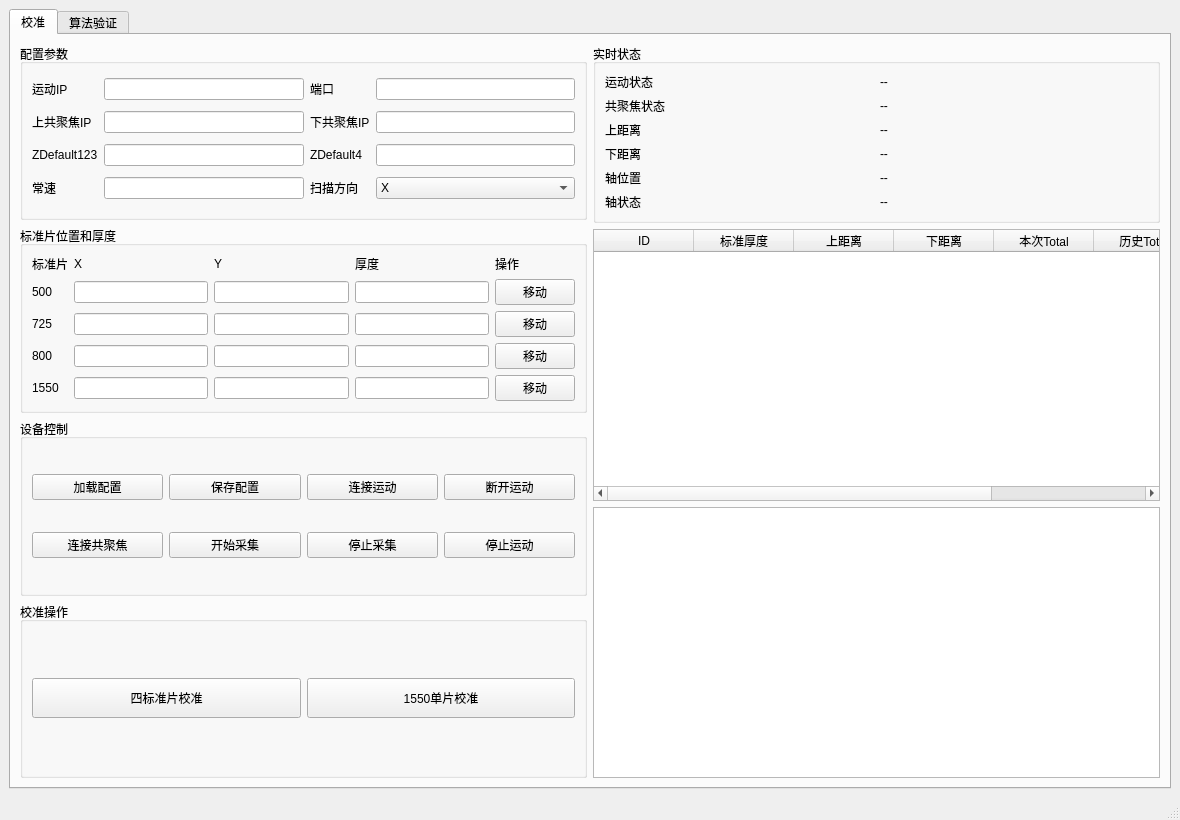
<?xml version="1.0" encoding="UTF-8"?>
<ui version="4.0">
 <class>MainWindow</class>
 <widget class="QMainWindow" name="MainWindow">
  <property name="geometry">
   <rect>
    <x>0</x>
    <y>0</y>
    <width>1180</width>
    <height>820</height>
   </rect>
  </property>
  <property name="windowTitle">
   <string>&#20849;&#32858;&#28966;&#26657;&#20934;&#27979;&#35797;</string>
  </property>
  <widget class="QWidget" name="centralwidget">
   <layout class="QVBoxLayout" name="verticalLayout_main">
    <item>
     <widget class="QTabWidget" name="tabWidget">
      <property name="currentIndex">
       <number>0</number>
      </property>
      <widget class="QWidget" name="tab_calibration">
       <attribute name="title">
        <string>&#26657;&#20934;</string>
       </attribute>
       <layout class="QHBoxLayout" name="horizontalLayout_calibration">
        <item>
         <layout class="QVBoxLayout" name="verticalLayout_left">
          <item>
           <widget class="QGroupBox" name="groupBox_config">
            <property name="title">
             <string>&#37197;&#32622;&#21442;&#25968;</string>
            </property>
            <layout class="QGridLayout" name="gridLayout_config">
             <item row="0" column="0">
              <widget class="QLabel" name="label_axis_ip">
               <property name="text">
                <string>&#36816;&#21160;IP</string>
               </property>
              </widget>
             </item>
             <item row="0" column="1">
              <widget class="QLineEdit" name="lineEdit_axis_ip"/>
             </item>
             <item row="0" column="2">
              <widget class="QLabel" name="label_axis_port">
               <property name="text">
                <string>&#31471;&#21475;</string>
               </property>
              </widget>
             </item>
             <item row="0" column="3">
              <widget class="QLineEdit" name="lineEdit_axis_port"/>
             </item>
             <item row="1" column="0">
              <widget class="QLabel" name="label_cf_top">
               <property name="text">
                <string>&#19978;&#20849;&#32858;&#28966;IP</string>
               </property>
              </widget>
             </item>
             <item row="1" column="1">
              <widget class="QLineEdit" name="lineEdit_cf_top"/>
             </item>
             <item row="1" column="2">
              <widget class="QLabel" name="label_cf_bottom">
               <property name="text">
                <string>&#19979;&#20849;&#32858;&#28966;IP</string>
               </property>
              </widget>
             </item>
             <item row="1" column="3">
              <widget class="QLineEdit" name="lineEdit_cf_bottom"/>
             </item>
             <item row="2" column="0">
              <widget class="QLabel" name="label_z_123">
               <property name="text">
                <string>ZDefault123</string>
               </property>
              </widget>
             </item>
             <item row="2" column="1">
              <widget class="QLineEdit" name="lineEdit_z_123"/>
             </item>
             <item row="2" column="2">
              <widget class="QLabel" name="label_z_4">
               <property name="text">
                <string>ZDefault4</string>
               </property>
              </widget>
             </item>
             <item row="2" column="3">
              <widget class="QLineEdit" name="lineEdit_z_4"/>
             </item>
             <item row="3" column="0">
              <widget class="QLabel" name="label_velocity_normal">
               <property name="text">
                <string>&#24120;&#36895;</string>
               </property>
              </widget>
             </item>
             <item row="3" column="1">
              <widget class="QLineEdit" name="lineEdit_velocity_normal"/>
             </item>
             <item row="3" column="2">
              <widget class="QLabel" name="label_direction">
               <property name="text">
                <string>&#25195;&#25551;&#26041;&#21521;</string>
               </property>
              </widget>
             </item>
             <item row="3" column="3">
              <widget class="QComboBox" name="combo_scan_direction">
               <item>
                <property name="text">
                 <string>X</string>
                </property>
               </item>
               <item>
                <property name="text">
                 <string>Y</string>
                </property>
               </item>
              </widget>
             </item>
            </layout>
           </widget>
          </item>
          <item>
           <widget class="QGroupBox" name="groupBox_standards">
            <property name="title">
             <string>&#26631;&#20934;&#29255;&#20301;&#32622;&#21644;&#21402;&#24230;</string>
            </property>
            <layout class="QGridLayout" name="gridLayout_standards">
             <item row="0" column="0">
              <widget class="QLabel" name="label_std_header">
               <property name="text">
                <string>&#26631;&#20934;&#29255;</string>
               </property>
              </widget>
             </item>
             <item row="0" column="1">
              <widget class="QLabel" name="label_x_header">
               <property name="text">
                <string>X</string>
               </property>
              </widget>
             </item>
             <item row="0" column="2">
              <widget class="QLabel" name="label_y_header">
               <property name="text">
                <string>Y</string>
               </property>
              </widget>
             </item>
             <item row="0" column="3">
              <widget class="QLabel" name="label_t_header">
               <property name="text">
                <string>&#21402;&#24230;</string>
               </property>
              </widget>
             </item>
             <item row="0" column="4">
              <widget class="QLabel" name="label_move_header">
               <property name="text">
                <string>&#25805;&#20316;</string>
               </property>
              </widget>
             </item>
             <item row="1" column="0">
              <widget class="QLabel" name="label_s1">
               <property name="text">
                <string>500</string>
               </property>
              </widget>
             </item>
             <item row="1" column="1">
              <widget class="QLineEdit" name="lineEdit_s1x"/>
             </item>
             <item row="1" column="2">
              <widget class="QLineEdit" name="lineEdit_s1y"/>
             </item>
             <item row="1" column="3">
              <widget class="QLineEdit" name="lineEdit_s1t"/>
             </item>
             <item row="1" column="4">
              <widget class="QPushButton" name="pushButton_move_s1">
               <property name="text">
                <string>&#31227;&#21160;</string>
               </property>
              </widget>
             </item>
             <item row="2" column="0">
              <widget class="QLabel" name="label_s2">
               <property name="text">
                <string>725</string>
               </property>
              </widget>
             </item>
             <item row="2" column="1">
              <widget class="QLineEdit" name="lineEdit_s2x"/>
             </item>
             <item row="2" column="2">
              <widget class="QLineEdit" name="lineEdit_s2y"/>
             </item>
             <item row="2" column="3">
              <widget class="QLineEdit" name="lineEdit_s2t"/>
             </item>
             <item row="2" column="4">
              <widget class="QPushButton" name="pushButton_move_s2">
               <property name="text">
                <string>&#31227;&#21160;</string>
               </property>
              </widget>
             </item>
             <item row="3" column="0">
              <widget class="QLabel" name="label_s3">
               <property name="text">
                <string>800</string>
               </property>
              </widget>
             </item>
             <item row="3" column="1">
              <widget class="QLineEdit" name="lineEdit_s3x"/>
             </item>
             <item row="3" column="2">
              <widget class="QLineEdit" name="lineEdit_s3y"/>
             </item>
             <item row="3" column="3">
              <widget class="QLineEdit" name="lineEdit_s3t"/>
             </item>
             <item row="3" column="4">
              <widget class="QPushButton" name="pushButton_move_s3">
               <property name="text">
                <string>&#31227;&#21160;</string>
               </property>
              </widget>
             </item>
             <item row="4" column="0">
              <widget class="QLabel" name="label_s4">
               <property name="text">
                <string>1550</string>
               </property>
              </widget>
             </item>
             <item row="4" column="1">
              <widget class="QLineEdit" name="lineEdit_s4x"/>
             </item>
             <item row="4" column="2">
              <widget class="QLineEdit" name="lineEdit_s4y"/>
             </item>
             <item row="4" column="3">
              <widget class="QLineEdit" name="lineEdit_s4t"/>
             </item>
             <item row="4" column="4">
              <widget class="QPushButton" name="pushButton_move_s4">
               <property name="text">
                <string>&#31227;&#21160;</string>
               </property>
              </widget>
             </item>
            </layout>
           </widget>
          </item>
          <item>
           <widget class="QGroupBox" name="groupBox_device">
            <property name="title">
             <string>&#35774;&#22791;&#25511;&#21046;</string>
            </property>
            <layout class="QGridLayout" name="gridLayout_device">
             <item row="0" column="0">
              <widget class="QPushButton" name="pushButton_load_config">
               <property name="text">
                <string>&#21152;&#36733;&#37197;&#32622;</string>
               </property>
              </widget>
             </item>
             <item row="0" column="1">
              <widget class="QPushButton" name="pushButton_save_config">
               <property name="text">
                <string>&#20445;&#23384;&#37197;&#32622;</string>
               </property>
              </widget>
             </item>
             <item row="0" column="2">
              <widget class="QPushButton" name="pushButton_connect_motion">
               <property name="text">
                <string>&#36830;&#25509;&#36816;&#21160;</string>
               </property>
              </widget>
             </item>
             <item row="0" column="3">
              <widget class="QPushButton" name="pushButton_disconnect_motion">
               <property name="text">
                <string>&#26029;&#24320;&#36816;&#21160;</string>
               </property>
              </widget>
             </item>
             <item row="1" column="0">
              <widget class="QPushButton" name="pushButton_connect_focus">
               <property name="text">
                <string>&#36830;&#25509;&#20849;&#32858;&#28966;</string>
               </property>
              </widget>
             </item>
             <item row="1" column="1">
              <widget class="QPushButton" name="pushButton_start_acq">
               <property name="text">
                <string>&#24320;&#22987;&#37319;&#38598;</string>
               </property>
              </widget>
             </item>
             <item row="1" column="2">
              <widget class="QPushButton" name="pushButton_stop_acq">
               <property name="text">
                <string>&#20572;&#27490;&#37319;&#38598;</string>
               </property>
              </widget>
             </item>
             <item row="1" column="3">
              <widget class="QPushButton" name="pushButton_stop_motion">
               <property name="text">
                <string>&#20572;&#27490;&#36816;&#21160;</string>
               </property>
              </widget>
             </item>
            </layout>
           </widget>
          </item>
          <item>
           <widget class="QGroupBox" name="groupBox_run">
            <property name="title">
             <string>&#26657;&#20934;&#25805;&#20316;</string>
            </property>
            <layout class="QHBoxLayout" name="horizontalLayout_run">
             <item>
              <widget class="QPushButton" name="pushButton_four_calibration">
               <property name="minimumSize">
                <size>
                 <width>160</width>
                 <height>40</height>
                </size>
               </property>
               <property name="text">
                <string>&#22235;&#26631;&#20934;&#29255;&#26657;&#20934;</string>
               </property>
              </widget>
             </item>
             <item>
              <widget class="QPushButton" name="pushButton_1550_calibration">
               <property name="minimumSize">
                <size>
                 <width>160</width>
                 <height>40</height>
                </size>
               </property>
               <property name="text">
                <string>1550&#21333;&#29255;&#26657;&#20934;</string>
               </property>
              </widget>
             </item>
            </layout>
           </widget>
          </item>
         </layout>
        </item>
        <item>
         <layout class="QVBoxLayout" name="verticalLayout_right">
          <item>
           <widget class="QGroupBox" name="groupBox_status">
            <property name="title">
             <string>&#23454;&#26102;&#29366;&#24577;</string>
            </property>
            <layout class="QGridLayout" name="gridLayout_status">
             <item row="0" column="0">
              <widget class="QLabel" name="label_motion_title">
               <property name="text">
                <string>&#36816;&#21160;&#29366;&#24577;</string>
               </property>
              </widget>
             </item>
             <item row="0" column="1">
              <widget class="QLabel" name="label_motion_status">
               <property name="text">
                <string>--</string>
               </property>
              </widget>
             </item>
             <item row="1" column="0">
              <widget class="QLabel" name="label_focus_title">
               <property name="text">
                <string>&#20849;&#32858;&#28966;&#29366;&#24577;</string>
               </property>
              </widget>
             </item>
             <item row="1" column="1">
              <widget class="QLabel" name="label_focus_status">
               <property name="text">
                <string>--</string>
               </property>
              </widget>
             </item>
             <item row="2" column="0">
              <widget class="QLabel" name="label_top_title">
               <property name="text">
                <string>&#19978;&#36317;&#31163;</string>
               </property>
              </widget>
             </item>
             <item row="2" column="1">
              <widget class="QLabel" name="label_top_distance">
               <property name="text">
                <string>--</string>
               </property>
              </widget>
             </item>
             <item row="3" column="0">
              <widget class="QLabel" name="label_bottom_title">
               <property name="text">
                <string>&#19979;&#36317;&#31163;</string>
               </property>
              </widget>
             </item>
             <item row="3" column="1">
              <widget class="QLabel" name="label_bottom_distance">
               <property name="text">
                <string>--</string>
               </property>
              </widget>
             </item>
             <item row="4" column="0">
              <widget class="QLabel" name="label_axis_pos_title">
               <property name="text">
                <string>&#36724;&#20301;&#32622;</string>
               </property>
              </widget>
             </item>
             <item row="4" column="1">
              <widget class="QLabel" name="label_axis_pos">
               <property name="text">
                <string>--</string>
               </property>
              </widget>
             </item>
             <item row="5" column="0">
              <widget class="QLabel" name="label_axis_state_title">
               <property name="text">
                <string>&#36724;&#29366;&#24577;</string>
               </property>
              </widget>
             </item>
             <item row="5" column="1">
              <widget class="QLabel" name="label_axis_state">
               <property name="text">
                <string>--</string>
               </property>
              </widget>
             </item>
            </layout>
           </widget>
          </item>
          <item>
           <widget class="QTableWidget" name="table_result">
            <column>
             <property name="text">
              <string>ID</string>
             </property>
            </column>
            <column>
             <property name="text">
              <string>&#26631;&#20934;&#21402;&#24230;</string>
             </property>
            </column>
            <column>
             <property name="text">
              <string>&#19978;&#36317;&#31163;</string>
             </property>
            </column>
            <column>
             <property name="text">
              <string>&#19979;&#36317;&#31163;</string>
             </property>
            </column>
            <column>
             <property name="text">
              <string>&#26412;&#27425;Total</string>
             </property>
            </column>
            <column>
             <property name="text">
              <string>&#21382;&#21490;Total</string>
             </property>
            </column>
            <column>
             <property name="text">
              <string>&#20559;&#24046;</string>
             </property>
            </column>
           </widget>
          </item>
          <item>
           <widget class="QPlainTextEdit" name="plainTextEdit_log">
            <property name="minimumSize">
             <size>
              <width>0</width>
              <height>220</height>
             </size>
            </property>
            <property name="readOnly">
             <bool>true</bool>
            </property>
           </widget>
          </item>
         </layout>
        </item>
       </layout>
      </widget>
      <widget class="QWidget" name="tab_algorithm">
       <attribute name="title">
        <string>&#31639;&#27861;&#39564;&#35777;</string>
       </attribute>
       <layout class="QVBoxLayout" name="verticalLayout_algorithm">
        <item>
         <layout class="QHBoxLayout" name="horizontalLayout_csv">
          <item>
           <widget class="QLabel" name="label_csv_path">
            <property name="text">
             <string>CSV</string>
            </property>
           </widget>
          </item>
          <item>
           <widget class="QLineEdit" name="lineEdit_csv_path"/>
          </item>
          <item>
           <widget class="QPushButton" name="pushButton_browse_csv">
            <property name="text">
             <string>&#36873;&#25321;</string>
            </property>
           </widget>
          </item>
          <item>
           <widget class="QPushButton" name="pushButton_run_algorithm">
            <property name="text">
             <string>&#36816;&#34892;&#31639;&#27861;</string>
            </property>
           </widget>
          </item>
         </layout>
        </item>
        <item>
         <widget class="QPlainTextEdit" name="plainTextEdit_algo_result">
          <property name="readOnly">
           <bool>true</bool>
          </property>
         </widget>
        </item>
       </layout>
      </widget>
     </widget>
    </item>
   </layout>
  </widget>
  <widget class="QStatusBar" name="statusbar"/>
 </widget>
 <resources/>
 <connections/>
</ui>
